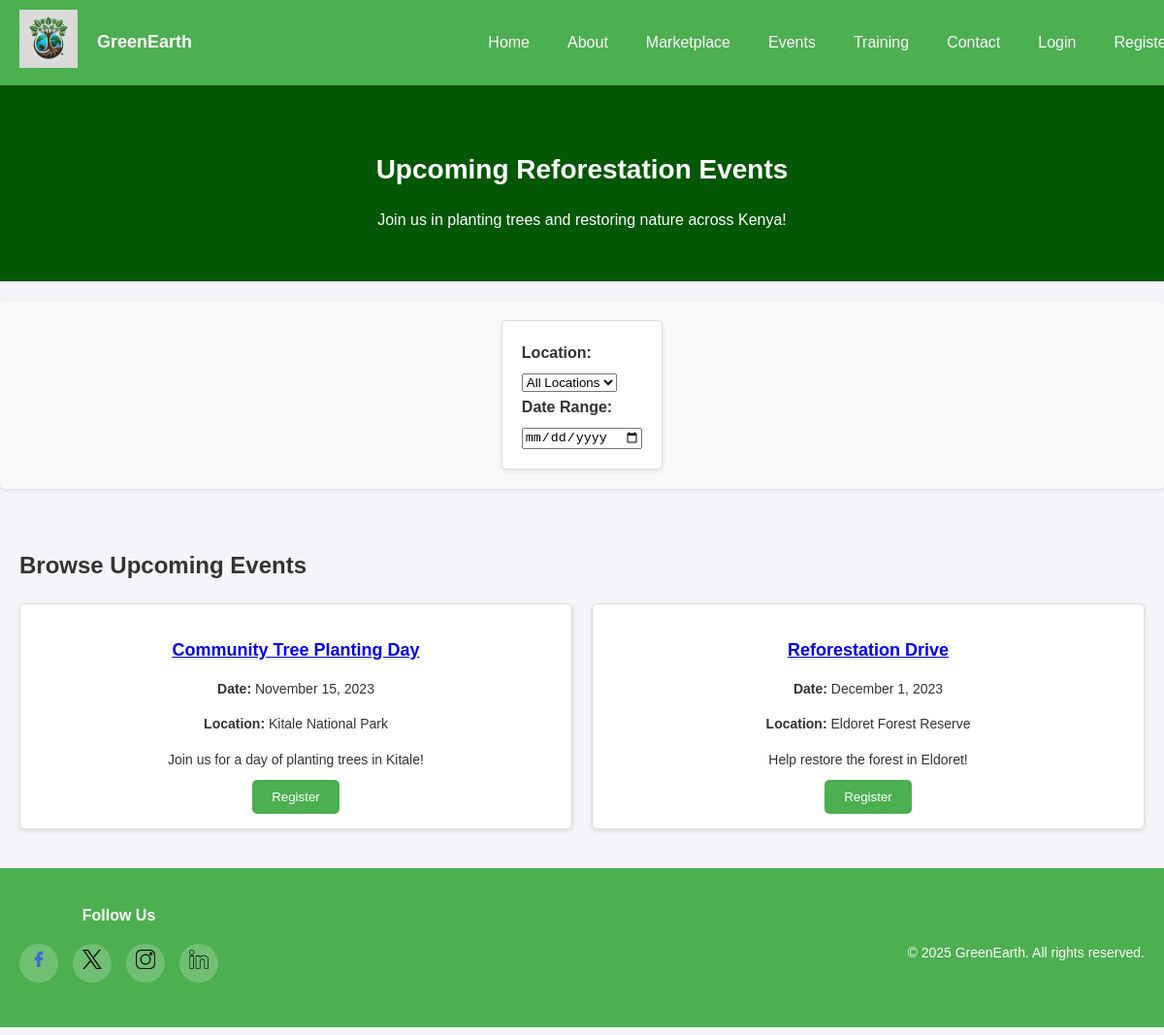
Before: /events.php with the older database file.
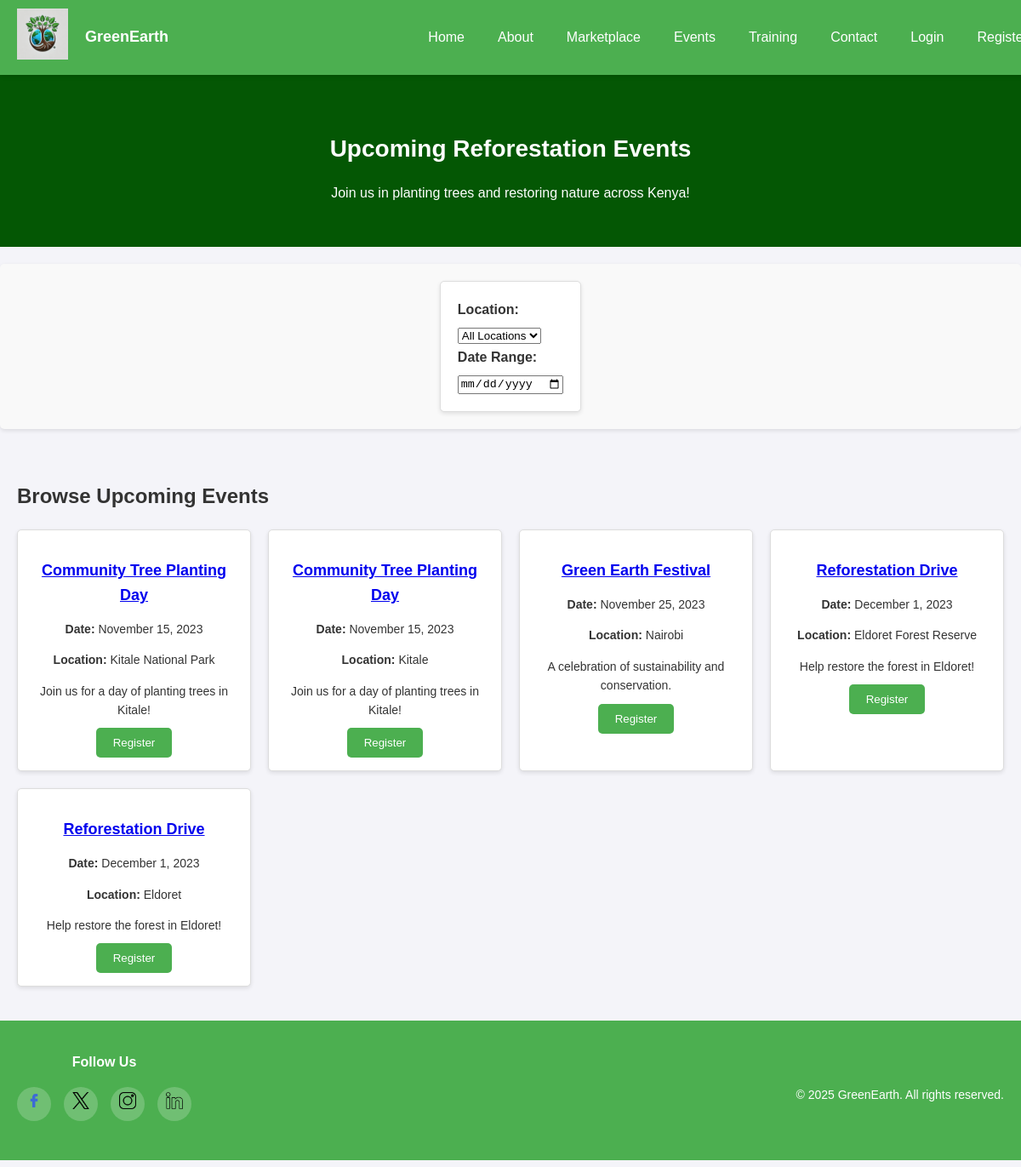
After: the same page with the newer database file.
### tables this page shows
CREATE TABLE `events` (
  `id` int(11) NOT NULL,
  `title` varchar(255) NOT NULL,
  `description` text DEFAULT NULL,
  `location` varchar(255) DEFAULT NULL,
  `event_date` date DEFAULT NULL,
  `created_at` timestamp NOT NULL DEFAULT current_timestamp()
);

### events.php (the view, shortened to what this page needs)
<?php
include 'php/header.php';
?>
<section class="events-banner">
    <h1>Upcoming Reforestation Events</h1>
    <p>Join us in planting trees and restoring nature across Kenya!</p>
</section>
<section class="filter-section">
    <div class="filters">
        <form id="filter-form" method="GET">
            <label for="location">Location:</label>
            <select id="location" name="location" onchange="this.form.submit()">
                <option value="all" <?php echo (!isset($_GET['location']) || $_GET['location'] == 'all') ? 'selected' : ''; ?>>All Locations</option>
            </select>
            <label for="date">Date Range:</label>
            <input type="date" id="date" name="date" value="<?php echo isset($_GET['date']) ? htmlspecialchars($_GET['date']) : ''; ?>" oninput="this.form.submit()">
        </form>
    </div>
</section>
<section class="events-grid">
    <h2>Browse Upcoming Events</h2>
    <div class="event-cards">
        <?php
        include 'php/db.php';
        $items_per_page = 6;
        $page = isset($_GET['page']) ? (int)$_GET['page'] : 1;
        $offset = ($page - 1) * $items_per_page;
        $sql = "SELECT * FROM events WHERE 1=1";
        $sql .= " ORDER BY event_date ASC LIMIT $items_per_page OFFSET $offset";
        $result = $conn->query($sql);
        if ($result->num_rows > 0) {
            while ($row = $result->fetch_assoc()) {
                echo '<div class="event-card">';
                echo '<h3><a href="event_details.php?id=' . $row['id'] . '">' . htmlspecialchars($row['title']) . '</a></h3>';
                echo '<p><strong>Date:</strong> ' . date("F j, Y", strtotime($row['event_date'])) . '</p>';
                echo '<p><strong>Location:</strong> ' . htmlspecialchars($row['location']) . '</p>';
                echo '<p>' . htmlspecialchars($row['description']) . '</p>';
                echo '<button onclick="registerForEvent(' . $row['id'] . ')">Register</button>';
                echo '</div>';
            }
        } else {
            echo '<p>No events matching your criteria.</p>';
        }
        ?>
    </div>
</section>
<?php include 'php/footer.php'; ?>

### php/header.php (shortened to what this page needs)
<!DOCTYPE html>
<html lang="en">
<head>
    <link rel="stylesheet" href="css/styles.css">
</head>
<body>
    <header>
        <div class="logo-and-title">
            <div class="logo">
                <img src="images/logo.png" alt="GreenEarth Logo">
            </div>
            <div class="site-title">
                <h1>GreenEarth</h1>
            </div>
        </div>
        <nav>
            <ul>
                <li><a href="index.php">Home</a></li>
                <li><a href="about.php">About</a></li>
                <li><a href="marketplace.php">Marketplace</a></li>
                <li><a href="events.php">Events</a></li>
                <li><a href="training.php">Training</a></li>
                <li><a href="contacts.php">Contact</a></li>
                <?php
                if (isset($_SESSION['user_id'])) {
                    $username = $_SESSION['username'];
                    echo '<li><a href="dashboard.php">Dashboard</a></li>';
                    echo '<li><a href="logout.php">Logout (' . htmlspecialchars($username) . ')</a></li>';
                } else {
                    echo '<li><a href="login.php">Login</a></li>';
                    echo '<li><a href="register.php">Register</a></li>';
                }
                ?>
            </ul>
        </nav>
    </header>

### php/footer.php
<footer>
    <div class="footer-content">
        <div class="social-media">
            <h3>Follow Us</h3>
            <ul class="social-links">
                <li><a href="https://facebook.com/greenearthkenya" target="_blank"><img src="images/facebook-icon.png" alt="Facebook"></a></li>
                <li><a href="https://twitter.com/greenearthkenya" target="_blank"><img src="images/twitter-icon.png" alt="Twitter"></a></li>
                <li><a href="https://instagram.com/greenearthkenya" target="_blank"><img src="images/instagram-icon.png" alt="Instagram"></a></li>
                <li><a href="https://linkedin.com/company/greenearthkenya" target="_blank"><img src="images/linkedin-icon.png" alt="LinkedIn"></a></li>
            </ul>
        </div>
        <div class="copyright">
            <p>&copy; 2025 GreenEarth. All rights reserved.</p>
        </div>
    </div>
</footer>

### css/styles.css (style rules this page uses)
body { margin-top: 80px; font-family: Arial, sans-serif; margin-left: 0; margin-right: 0; padding: 0; background-color: #f4f4f9; color: #333; line-height: 1.6; }
header { position: fixed; z-index: 1000; width: 100%; top: 0; left: 0; display: flex; justify-content: space-between; align-items: center; background-color: #4CAF50; padding: 10px 20px; color: white; box-shadow: 0 2px 5px rgba(0, 0, 0, 0.1); }
.logo-and-title { display: flex; align-items: center; gap: 20px; }
.logo img { width: 60px; height: auto; }
.site-title h1 { margin: 0; font-size: 18px; color: white; }
header nav ul { list-style: none; display: flex; gap: 15px; }
header nav ul li a { text-decoration: none; color: white; padding: 8px 12px; transition: background-color 0.3s ease; }
.filter-section { background-color: #f9f9f9; padding: 20px; margin: 20px 0; border-radius: 5px; box-shadow: 0 2px 5px rgba(0, 0, 0, 0.1); }
.filters { display: flex; justify-content: space-between; gap: 20px; flex-wrap: wrap; }
footer { background-color: #4CAF50; color: white; padding: 20px; text-align: center; }
.footer-content { display: flex; justify-content: space-between; align-items: center; flex-wrap: wrap; }
.social-media { margin-bottom: 10px; }
.social-media h3 { font-size: 16px; margin-bottom: 10px; }
.social-links { list-style: none; padding: 0; display: flex; gap: 15px; }
.social-links li { background-color: rgba(255, 255, 255, 0.2); border-radius: 50%; width: 40px; height: 40px; display: flex; justify-content: center; align-items: center; transition: background-color 0.3s ease; }
.social-links li a img { width: 20px; height: auto; }
.copyright { margin-top: 10px; font-size: 14px; }
.events-banner { background-color: #045704; color: white; padding: 50px 20px; text-align: center; }
.events-banner h1 { font-size: 28px; margin-bottom: 15px; }
.events-banner p { font-size: 16px; margin-bottom: 0; }
.events-grid { padding: 20px; }
.events-grid h2 { font-size: 24px; margin-bottom: 20px; }
.event-cards { display: grid; grid-template-columns: repeat(auto-fit, minmax(250px, 1fr)); gap: 20px; }
.event-card { background-color: white; border: 1px solid #ddd; border-radius: 5px; overflow: hidden; text-align: center; padding: 15px; box-shadow: 0 2px 5px rgba(0, 0, 0, 0.1); transition: transform 0.3s ease; }
.event-card h3 { font-size: 18px; margin-bottom: 10px; }
.event-card p { font-size: 14px; margin-bottom: 10px; }
.event-card button { background-color: #4CAF50; color: white; padding: 10px 20px; border: none; border-radius: 5px; cursor: pointer; transition: background-color 0.3s ease; }
form { max-width: 400px; margin: 0 auto; padding: 20px; background-color: white; border: 1px solid #ddd; border-radius: 5px; box-shadow: 0 2px 5px rgba(0, 0, 0, 0.1); }
form label { display: block; margin-bottom: 5px; font-weight: bold; }

Changed rows visible on the page:
added events: title "Community Tree Planting Day", event_date "November 15, 2023", location "Kitale", description "Join us for a day of planting trees in Kitale!"
added events: title "Green Earth Festival", event_date "November 25, 2023", location "Nairobi", description "A celebration of sustainability and conservation."
added events: title "Reforestation Drive", event_date "December 1, 2023", location "Eldoret", description "Help restore the forest in Eldoret!"
